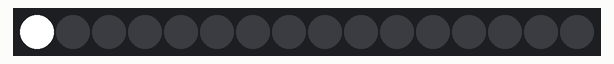
Simulated run of this sketch. Board: Arduino Uno, built with avr-gcc and run on an emulated ATmega328P. Shown: 16 RGB LEDs in strip order, left to right.

Above: at 0.17 s.
At 1.19 s:
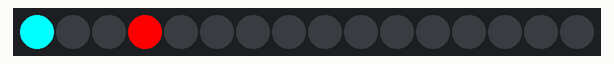
At 5.98 s:
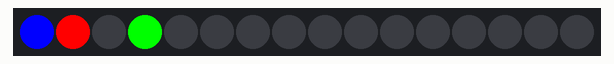
At 11.45 s:
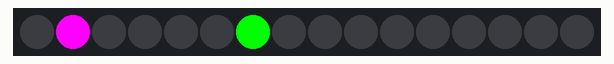
At 20.69 s:
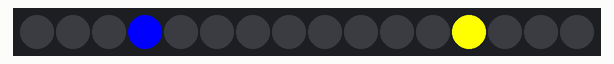
At 39.5 s:
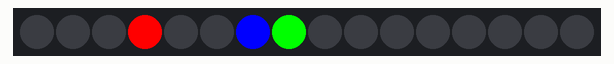

The sketch:

neopixel.ino
```cpp
/**
 * https://learn.adafruit.com/adafruit-neopixel-uberguide/overview
 */

// IMPORTANT: To reduce NeoPixel burnout risk, add 1000 uF capacitor across
// pixel power leads, add 300 - 500 Ohm resistor on first pixel's data input
// and minimize distance between Arduino and first pixel.  Avoid connecting
// on a live circuit...if you must, connect GND first.
#include <Adafruit_NeoPixel.h>

#define NUM_PIXELS 16
#define PIN_NEO 3

Adafruit_NeoPixel strip = Adafruit_NeoPixel(NUM_PIXELS, PIN_NEO, NEO_GRB + NEO_KHZ800);

byte r;
byte g;
byte b;

byte pixel_cri = 0;
byte pixel_midtide = 0;
byte pixel_longtide = 0;

void setup()
{
  strip.begin();

  for (byte n = 0; n < NUM_PIXELS; n++) {
    strip.setPixelColor(n, 0, 0, 0);
  }
  strip.show(); // Initialize all pixels to 'off'

}

void loop()
{
  cri();
  midtide();
  longtide();

  for (byte n = 0; n < NUM_PIXELS; n++) {
    if (n == pixel_cri) {
      r = 255;
    } else {
      r = 0;
    }
    if (n == pixel_midtide) {
      g = 255;
    } else {
      g = 0;
    }
    if (n == pixel_longtide) {
      b = 255;
    } else {
      b = 0;
    }
    strip.setPixelColor(n, r, g, b);
  }
  strip.show();
}

/**
 * 8 - 14 cycles per minute (11)
 *
 * 11 * 16 = 176 pixels per minute
 * 176 / 60 = 2.93 pixels per second
 * 1000 / 2.933333 = 340.9
 * so an interval of 341
 */
void cri() {
  static unsigned long last = 0;
  static long interval = 341;
  static byte n = 0;

  unsigned long now = millis();
  if (now - last > interval) {
    last = now;
    n++;
    if (n >= NUM_PIXELS) {
       n = 0;
    }
    pixel_cri = n;
  }
}

/**
 * 2 - 2.5 cycles per minute (2.25)
 *
 * 2.25 * 16 = 36 pixels per minute
 * 36 / 60 = 0.6 pixels per second
 * 1000 / 0.6 = 1666.666
 * so an interval of 1667
 */
void midtide() {
  static unsigned long last = 0;
  static long interval = 1667;
  static byte n = 0;

  unsigned long now = millis();
  if (now - last > interval) {
    last = now;
    n++;
    if (n >= NUM_PIXELS) {
       n = 0;
    }
    pixel_midtide = n;
  }
}

/**
 * 100 seconds per cycle
 * 100 / 16 = 6.25 seconds per pixel
 * so an interval of 6250
 */
void longtide() {
  static unsigned long last = 0;
  static long interval = 6250;
  static byte n = 0;

  unsigned long now = millis();
  if (now - last > interval) {
    last = now;
    n++;
    if (n >= NUM_PIXELS) {
       n = 0;
    }
    pixel_longtide = n;
  }
}
```
